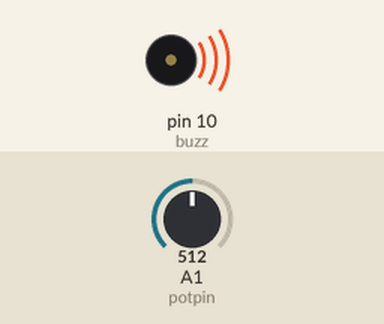
Recording of a sketch running on a simulated Arduino Uno, built with avr-gcc and run on an emulated ATmega328P. Shown: buzzer (waves = sounding). The test bench sets the inputs (shaded band); at power-on: A1 (potpin) = 512.

Above: at 0.1 s.
Timing chart, 0 to 1.6 s (numbered marks = the images above):
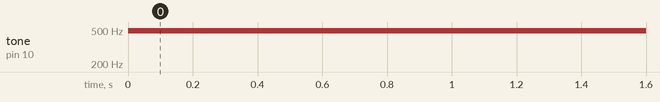

The sketch:

passiveBuzzer_toneChange.ino
```cpp
int buzz=10;
float potval;
int potpin=A1;
float toneVal;

void setup() {
  // put your setup code here, to run once:
  pinMode(buzz,OUTPUT);
  pinMode(potpin,INPUT);
}

void loop() {
  // put your main code here, to run repeatedly:
  potval=analogRead(potpin);
  toneVal=(9940./1023.)*potval+60;
analogWrite(buzz,HIGH);
delayMicroseconds(toneVal);
digitalWrite(buzz,LOW);
delayMicroseconds(toneVal);

}
```

Measured:
- by itself, tone on pin 10 (buzz): silent → 490 Hz at 0.00 s
